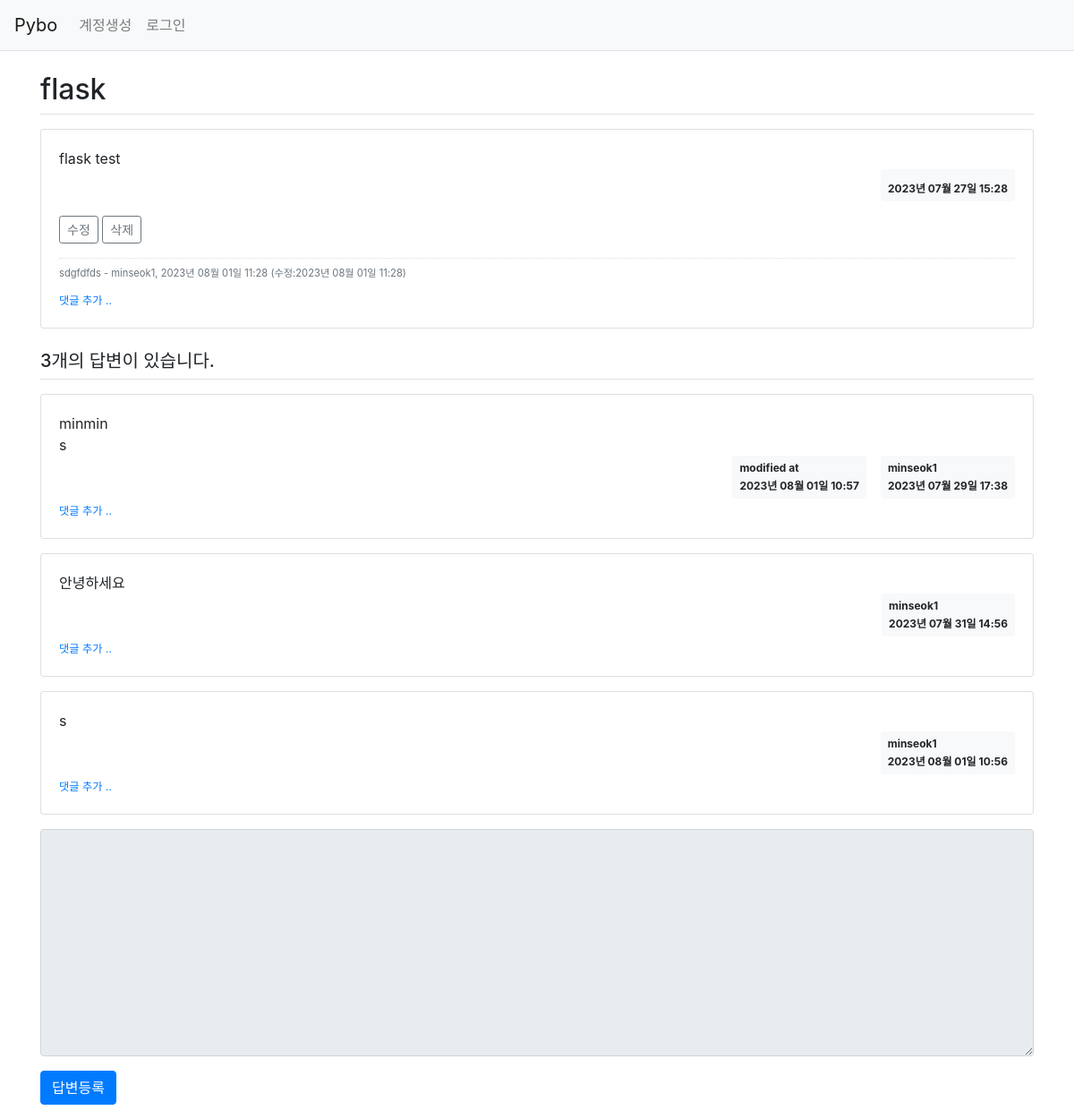
Page /question/detail/306/ on the committed database.
### pybo/models.py (models this page shows)
class Question(db.Model):
    id = db.Column(db.Integer, primary_key=True)
    subject = db.Column(db.String(200), nullable=False)
    content = db.Column(db.Text(), nullable=False)
    create_date = db.Column(db.DateTime(), nullable=False)
    user_id = db.Column(db.Integer, db.ForeignKey('user.id', ondelete='CASCADE'), nullable=True)
    user = db.relationship('User', backref=db.backref('question_set'))
    modify_date = db.Column(db.DateTime(), nullable=True)

class Comment(db.Model):
    id = db.Column(db.Integer, primary_key=True)
    user_id = db.Column(db.Integer, db.ForeignKey('user.id', ondelete='CASCADE'), nullable=False)
    user = db.relationship('User', backref=db.backref('comment_set'))
    content = db.Column(db.Text(), nullable=False)
    create_date = db.Column(db.DateTime(), nullable=False)
    modify_date = db.Column(db.DateTime())
    question_id = db.Column(db.Integer, db.ForeignKey('question.id', ondelete='CASCADE'), nullable=True)
    question = db.relationship('Question', backref=db.backref('comment_set'))
    answer_id = db.Column(db.Integer, db.ForeignKey('answer.id', ondelete='CASCADE'), nullable=True)
    answer = db.relationship('Answer', backref=db.backref('comment_set'))

class User(db.Model):
    id = db.Column(db.Integer, primary_key=True)
    username = db.Column(db.String(200), unique=True, nullable=False)
    password = db.Column(db.String(200), nullable=False)
    email = db.Column(db.String(120), unique=True, nullable=False)

class Answer(db.Model):
    id = db.Column(db.Integer, primary_key=True)
    question_id = db.Column(db.Integer, db.ForeignKey('question.id', ondelete='CASCADE'))
    question = db.relationship('Question', backref=db.backref('answer_set', ))
    content = db.Column(db.Text(), nullable=False)
    create_date = db.Column(db.DateTime(), nullable=False)
    user_id = db.Column(db.Integer, db.ForeignKey('user.id', ondelete='CASCADE'), nullable=False)
    user = db.relationship('User', backref=db.backref('answer_set'))
    modify_date = db.Column(db.DateTime(), nullable=True)

### pybo/views/question_views.py (the view)
@bp.route('/detail/<int:question_id>/')
def detail(question_id):
    form = AnswerForm()
    question = Question.query.get_or_404(question_id)
    return render_template('question/question_detail.html', question=question, form=form)

### pybo/forms.py
class AnswerForm(FlaskForm):
    content = TextAreaField('내용', validators=[DataRequired('내용은 필수 입력 항목입니다.')])

### pybo/filter.py (called while the page is built)
def format_datetime(value, fmt='%Y년 %m월 %d일 %H:%M'):
    return value.strftime(fmt)

### pybo/views/auth_views.py (called while the page is built)
@bp.before_app_request
def load_logged_in_user():
    user_id = session.get('user_id')
    if user_id is None:
        g.user = None
    else:
        g.user = User.query.get(user_id)

### pybo/templates/question/question_detail.html (shortened to what this page needs)
{% extends 'base.html' %}
{% block content %}
<div class="container my-3">
    <h2 class="border-bottom py-2">{{ question.subject }}</h2>
        <div class="card my-3">
            <div class="card-body">
                <div class="card-text" style="white-space: pre-line;">{{ question.content }}</div>
                <div class="d-flex justify-content-end">
                    <div class="badge badge-light p-2 text-left">
                        <div>{{ question.create_date|datetime }}</div>
                    </div>
                </div>
                {% if g.user == question.user %}
                <div class="my-3">
                    <a href="{{ url_for('question.modify', question_id=question.id) }}"
                       class="btn btn-sm btn-outline-secondary">수정</a>
                    <a href="#" class="delete btn btn-sm btn-outline-secondary"
                       data-uri="{{ url_for('question.delete', question_id=question.id) }}">삭제</a>
                </div>
                {% endif %}
                {% if question.comment_set|length > 0 %}
                <div class="mt-3">
                {% for comment in question.comment_set %}
                    <div class="comment py-2 text-muted">
                        <span style="white-space: pre-line;">{{ comment.content }}</span>
                        <span>
                            - {{ comment.user.username }}, {{ comment.create_date|datetime }}
                            {% if comment.modify_date %}
                            (수정:{{ comment.modify_date|datetime }})
                            {% endif %}
                        </span>
                    </div>
                {% endfor %}
                </div>
                {% endif %}
                <div>
                    <a href="{{ url_for('comment.create_question', question_id=question.id) }}"
                       class="small"><small>댓글 추가 ..</small></a>
                </div>
            </div>
        </div>
    <h5 class="border-bottom my-3 py-2">{{ question.answer_set|length }}개의 답변이 있습니다.</h5>
    {% for answer in question.answer_set %}
    <div class="card my-3">
        <div class="card-body">
            <div class="card-text" style="white-space: pre-line;">{{ answer.content }}</div>
            <div class="d-flex justify-content-end">
                {% if answer.modify_date %}
                <div class="badge badge-light p-2 text-left mx-3">
                    <div class="mb-2">modified at</div>
                    <div>{{ answer.modify_date|datetime }}</div>
                </div>
                {% endif %}
                <div class="badge badge-light p-2 text-left">
                    <div class="mb-2">{{ answer.user.username }}</div>
                    <div>{{ answer.create_date|datetime }}</div>
                </div>
            </div>
            <div>
                <a href="{{ url_for('comment.create_answer', question_id=question.id) }}"
                   class="small"><small>댓글 추가 ..</small></a>
            </div>
        </div>
    </div>
    {% endfor %}
    <form action="{{ url_for('answer.create', question_id=question.id) }}" method="post" class="my-3">
        <div class="form-group">
            <textarea {% if not g.user %}disabled{% endif %} name="content" id="content" class="form-control" rows="10"></textarea>
        </div>
        <input type="submit" value="답변등록" class="btn btn-primary">
    </form>
</div>
{% endblock %}

### pybo/static/style.css (style rules this page uses)
.comment { border-top:dotted 1px #ddd; font-size:0.7em; }

### rows in the picture
Question: subject "flask", content "flask test", create_date "2023년 07월 27일 15:28"
Comment: content "sdgfdfds", user.username "minseok1", create_date "2023년 08월 01일 11:28", modify_date "2023년 08월 01일 11:28"
Answer: content "minmin s", modify_date "2023년 08월 01일 10:57", user.username "minseok1", create_date "2023년 07월 29일 17:38"
Answer: content "안녕하세요", user.username "minseok1", create_date "2023년 07월 31일 14:56"
Answer: content "s", user.username "minseok1", create_date "2023년 08월 01일 10:56"

### other values in the picture
{{ question.answer_set|length }} "3"
